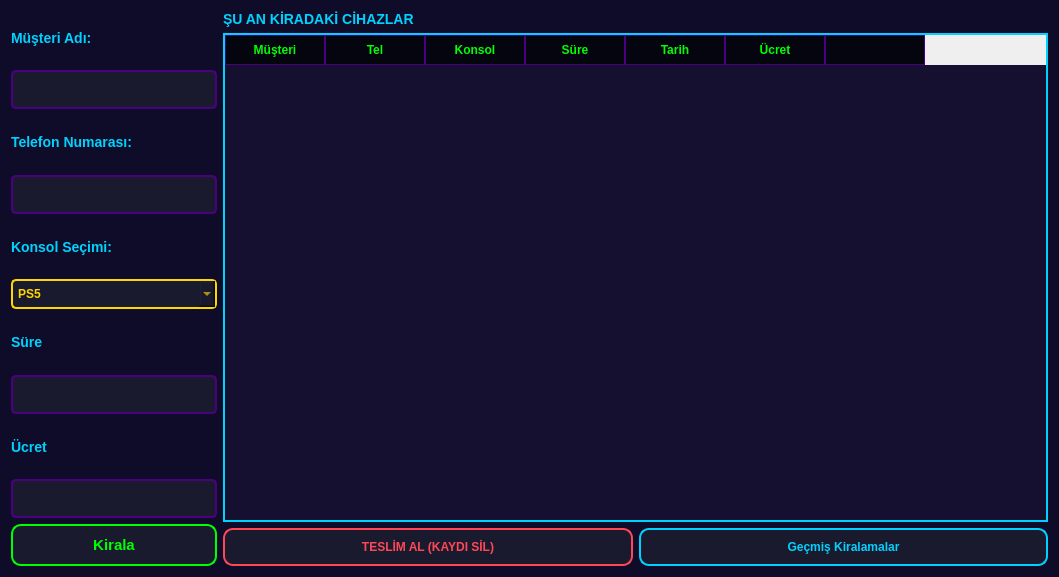
<?xml version="1.0" encoding="UTF-8"?>
<ui version="4.0">
 <class>Dialog</class>
 <widget class="QDialog" name="Dialog">
  <property name="geometry">
   <rect>
    <x>0</x>
    <y>0</y>
    <width>1059</width>
    <height>577</height>
   </rect>
  </property>
  <property name="windowTitle">
   <string>Dialog</string>
  </property>
  <property name="styleSheet">
   <string notr="true">/* === ANA PENCERE === */
QDialog {
    background-color: #0f0c29; /* Derin Uzay Siyahı */
}

/* === BAŞLIK YAZISI (Tablonun Üstü) === */
QLabel {
    color: #00d2ff; /* Neon Mavi */
    font-family: &quot;Segoe UI Black&quot;;
    font-size: 14px;
    font-weight: bold;
}

/* === SOL TARAFTAKİ KUTULAR (Inputlar) === */
QLineEdit {
    background-color: #1a1a2e;
    color: white;
    border: 2px solid #4b0082; /* Mor Çerçeve */
    border-radius: 5px;
    padding: 5px;
    min-height: 25px;
}
QLineEdit:focus {
    border: 2px solid #ff00cc; /* Tıklayınca Pembe */
}

/* === AÇILIR KUTU (Combo Box) === */
QComboBox {
    background-color: #1a1a2e;
    color: #ffd700; /* Altın Sarısı */
    border: 2px solid #ffd700;
    border-radius: 5px;
    padding: 5px;
    font-weight: bold;
}
QComboBox QAbstractItemView {
    background-color: #1a1a2e;
    color: #ffd700;
    selection-background-color: #ffd700;
    selection-color: black;
}

/* === TABLO (En Havalı Kısım) === */
QTableWidget {
    background-color: #151030; /* Çok koyu mor */
    color: white; /* Tablo yazıları beyaz */
    gridline-color: #4b0082; /* Çizgiler Mor */
    border: 2px solid #00d2ff; /* Dış Çerçeve Mavi */
    selection-background-color: #ff00cc; /* Seçili satır Pembe */
    selection-color: white;
}
/* Tablonun Başlıkları (Header) */
QHeaderView::section {
    background-color: #050510; /* Simsiyah başlık */
    color: #00ff00; /* Başlık yazıları Yeşil */
    padding: 5px;
    border: 1px solid #4b0082;
    font-weight: bold;
}

/* === BUTONLAR (Renk Kodlu) === */

/* KİRALA (Yeşil - Onay) */
QPushButton#btn_kirala {
    background-color: #1a1a2e;
    color: #00ff00;
    border: 2px solid #00ff00;
    border-radius: 10px;
    font-weight: bold;
    padding: 10px;
    font-size: 15px;
}
QPushButton#btn_kirala:hover { background-color: #00ff00; color: black; }

/* TESLİM AL (Kırmızı/Turuncu - Bitir) */
QPushButton#btn_teslim {
    background-color: #1a1a2e;
    color: #ff4757;
    border: 2px solid #ff4757;
    border-radius: 10px;
    font-weight: bold;
    padding: 10px;
}
QPushButton#btn_teslim:hover { background-color: #ff4757; color: white; }

/* GEÇMİŞ (Mavi - Bilgi) */
QPushButton#btn_gecmis {
    background-color: #1a1a2e;
    color: #00d2ff;
    border: 2px solid #00d2ff;
    border-radius: 10px;
    font-weight: bold;
    padding: 10px;
}
QPushButton#btn_gecmis:hover { background-color: #00d2ff; color: black; }</string>
  </property>
  <layout class="QGridLayout" name="gridLayout" columnstretch="1,4">
   <item row="0" column="0">
    <layout class="QVBoxLayout" name="verticalLayout">
     <item>
      <widget class="QLabel" name="label">
       <property name="text">
        <string>Müşteri Adı:</string>
       </property>
      </widget>
     </item>
     <item>
      <widget class="QLineEdit" name="txt_musteri"/>
     </item>
     <item>
      <widget class="QLabel" name="label_2">
       <property name="text">
        <string>Telefon Numarası:</string>
       </property>
      </widget>
     </item>
     <item>
      <widget class="QLineEdit" name="txt_tel"/>
     </item>
     <item>
      <widget class="QLabel" name="label_3">
       <property name="text">
        <string>Konsol Seçimi:</string>
       </property>
      </widget>
     </item>
     <item>
      <widget class="QComboBox" name="cmb_konsol">
       <item>
        <property name="text">
         <string>PS5</string>
        </property>
       </item>
       <item>
        <property name="text">
         <string>PS4</string>
        </property>
       </item>
      </widget>
     </item>
     <item>
      <widget class="QLabel" name="label_4">
       <property name="text">
        <string>Süre</string>
       </property>
      </widget>
     </item>
     <item>
      <widget class="QLineEdit" name="txt_gun_sayisi"/>
     </item>
     <item>
      <widget class="QLabel" name="label_5">
       <property name="text">
        <string>Ücret</string>
       </property>
      </widget>
     </item>
     <item>
      <widget class="QLineEdit" name="txt_ucret"/>
     </item>
     <item>
      <widget class="QPushButton" name="btn_kirala">
       <property name="text">
        <string>Kirala</string>
       </property>
      </widget>
     </item>
    </layout>
   </item>
   <item row="0" column="1">
    <layout class="QVBoxLayout" name="verticalLayout_2">
     <item>
      <widget class="QLabel" name="label_6">
       <property name="text">
        <string>ŞU AN KİRADAKİ CİHAZLAR </string>
       </property>
      </widget>
     </item>
     <item>
      <widget class="QTableWidget" name="tbl_kiradakiler">
       <column>
        <property name="text">
         <string>Müşteri</string>
        </property>
       </column>
       <column>
        <property name="text">
         <string>Tel</string>
        </property>
       </column>
       <column>
        <property name="text">
         <string>Konsol</string>
        </property>
       </column>
       <column>
        <property name="text">
         <string>Süre</string>
        </property>
       </column>
       <column>
        <property name="text">
         <string>Tarih</string>
        </property>
       </column>
       <column>
        <property name="text">
         <string>Ücret</string>
        </property>
       </column>
       <column>
        <property name="text">
         <string/>
        </property>
       </column>
      </widget>
     </item>
     <item>
      <layout class="QHBoxLayout" name="horizontalLayout">
       <item>
        <widget class="QPushButton" name="btn_teslim">
         <property name="text">
          <string>TESLİM AL (KAYDI SİL)</string>
         </property>
        </widget>
       </item>
       <item>
        <widget class="QPushButton" name="btn_gecmis">
         <property name="text">
          <string>Geçmiş Kiralamalar</string>
         </property>
        </widget>
       </item>
      </layout>
     </item>
    </layout>
   </item>
  </layout>
 </widget>
 <resources/>
 <connections/>
</ui>
